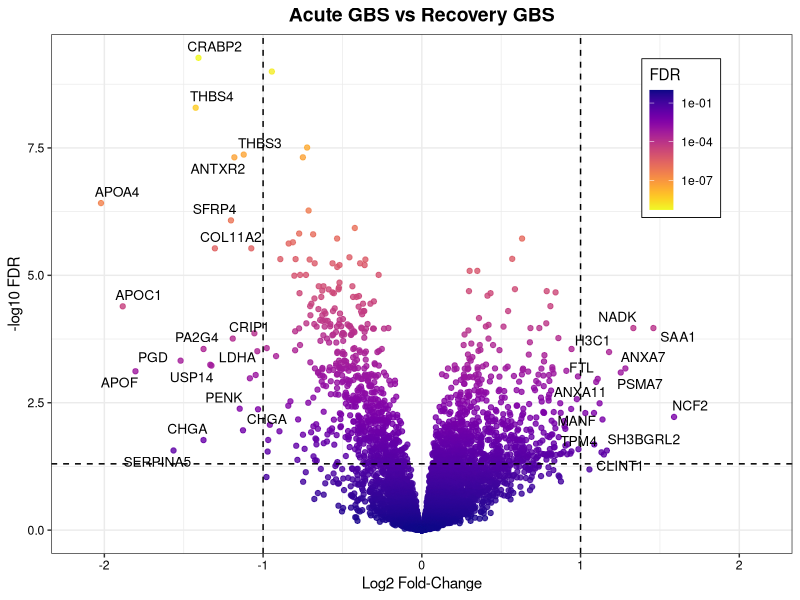
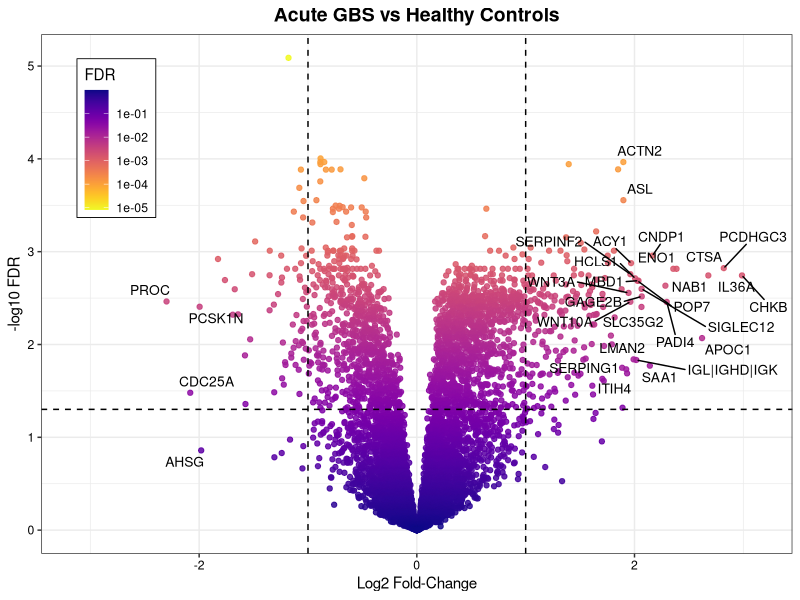
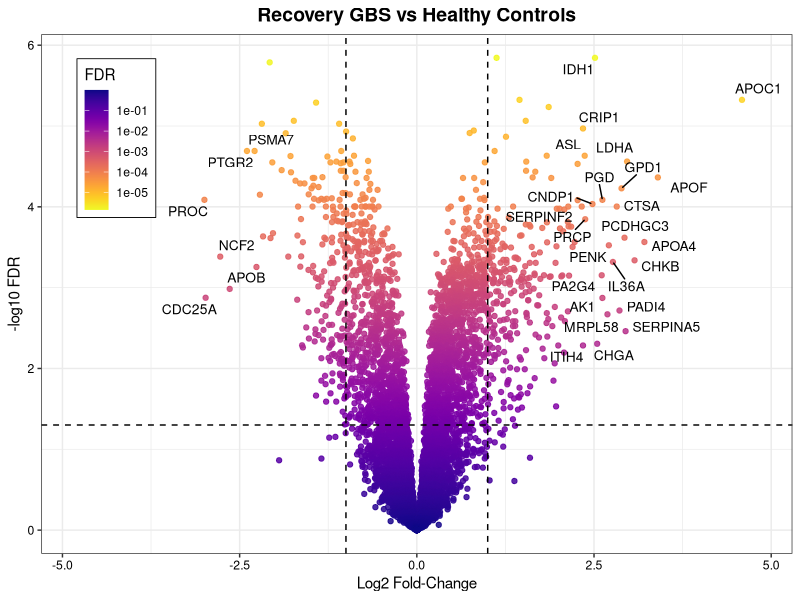

Generate these figures, in order, with R:
# ==============================================================================
# Script Name: 01_GBS_Limma_Analysis.R
# Description: Differential abundance analysis of Guillain-Barré Syndrome (GBS) 
#              proteomics data using limma. Includes:
#              1. Paired (Acute vs Recovery)
#              2. Covariate-adjusted (Acute vs Healthy Controls)
#              3. Covariate-adjusted (Recovery vs Healthy Controls)
# Input:       - Data/GBS_Proteomics_Raw_Github.csv
#              - Data/SomaScan_Protein_Dictionary_Github.csv 
# ==============================================================================

# Set seed for reproducible volcano plot label placement
set.seed(1234)

# Load required packages
library(dplyr)
library(limma)
library(writexl)
library(ggplot2)
library(ggrepel)
library(viridis)

# ==============================================================================
# 1. LOAD AND PREPARE DATA
# ==============================================================================

# Read the clean dataset and dictionary. 
gbs_proj <- read.csv("Data/GBS_Proteomics_Raw_Github.csv", check.names = FALSE)
dictionary <- read.csv("Data/SomaScan_Protein_Dictionary_Github.csv")

# Identify metadata and apply log2 transformation to protein columns
meta_cols <- c("SampleId", "baseline_hc", "baseline_remission", "matching_ID", "SampleType", "Group", "BaseID", "Age", "Sex")
prot_cols <- setdiff(colnames(gbs_proj), meta_cols)
gbs_proj[, prot_cols] <- log2(gbs_proj[, prot_cols])

# Global Thresholds
fdr_cut <- 0.05
lfc_cut <- 1  

# Note: Take into account that this will identidy differentially abundant aptamers, and there may be more than one aptamer per protein.

# ==============================================================================
# 2. ANALYSIS 1: Acute vs Recovery Guillain-Barré syndrome (paired)
# ==============================================================================

cat("\n--- Running Acute vs Recovery Analysis ---\n")

# 1) Subset to the two groups
dat_AR <- gbs_proj[gbs_proj$Group %in% c("GBS_Acute", "GBS_Recovery"), ]
dat_AR$Group <- droplevels(factor(dat_AR$Group, levels = c("GBS_Acute", "GBS_Recovery")))

# 2) Expression matrix: features (rows) × samples (cols)
expr_AR <- t(as.matrix(dat_AR[, prot_cols]))

# 3) Model design
design_AR <- model.matrix(~ 0 + Group, data = dat_AR)
colnames(design_AR) <- sub("^Group", "", colnames(design_AR))

# Identify paired samples via matching_ID
block_ids <- dat_AR$matching_ID

# 4) Estimate within-patient correlation and fit the linear model
corfit <- duplicateCorrelation(expr_AR, design_AR, block = block_ids)
fit_AR <- lmFit(expr_AR, design_AR, block = block_ids, correlation = corfit$consensus)
C_AR <- makeContrasts(GBS_Acute - GBS_Recovery, levels = design_AR)
fit2_AR <- contrasts.fit(fit_AR, C_AR)
fit2_AR <- eBayes(fit2_AR, trend = TRUE, robust = TRUE)
res_AR <- topTable(fit2_AR, number = Inf, adjust.method = "BH")

# 5) Annotate, reorder columns, save CSV
res_AR_annot <- res_AR %>%
  tibble::rownames_to_column("AptName") %>%
  left_join(dictionary, by = "AptName") %>%
  dplyr::select(Target, AptName, TargetFullName, EntrezGeneSymbol, UniProt, logFC, AveExpr, t, P.Value, adj.P.Val, B)

write.csv(res_AR_annot, "limma_acute_vs_recovery.csv", row.names = FALSE)

# 6) Count differentially abundant aptamers
sig_AR <- res_AR_annot %>% filter(adj.P.Val < fdr_cut & abs(logFC) >= lfc_cut)
cat("Acute vs Recovery -> Upregulated:", sum(sig_AR$logFC >= lfc_cut), 
    "| Downregulated:", sum(sig_AR$logFC <= -lfc_cut), 
    "| Total:", nrow(sig_AR), "\n")

# 7) Volcano Plot
df_AR <- res_AR_annot
df_AR$neg_log10_fdr <- -log10(pmax(df_AR$adj.P.Val, .Machine$double.xmin))
top_fc_AR <- df_AR[order(-abs(df_AR$logFC)), ][1:30, ]
x_limit_AR <- max(abs(df_AR$logFC), na.rm = TRUE) * 1.05

vp_AR <- ggplot(df_AR, aes(x = logFC, y = neg_log10_fdr)) +
  geom_point(aes(color = adj.P.Val), alpha = 0.8) +
  scale_color_viridis(option = "plasma", trans = "log10", direction = -1, name = "FDR") +
  scale_x_continuous(limits = c(-x_limit_AR, x_limit_AR)) +
  geom_vline(xintercept = c(-lfc_cut, lfc_cut), linetype = "dashed") +
  geom_hline(yintercept = -log10(fdr_cut), linetype = "dashed", color = "black") +
  labs(title = "Acute GBS vs Recovery GBS", x = "Log2 Fold-Change", y = "-log10 FDR") +
  theme_bw() +
  theme(
    plot.title = element_text(face = "bold", size = 14, hjust = 0.5),
    axis.title.x = element_text(hjust = 0.5),
    axis.title.y = element_text(hjust = 0.5),
    legend.position = "inside",
    legend.position.inside = c(0.85, 0.80),
    legend.background = element_rect(fill = "white", color = "black", linewidth = 0.3),
    axis.text = element_text(color = "black")
  ) +
  geom_text_repel(
    data = top_fc_AR,
    aes(label = ifelse(is.na(EntrezGeneSymbol) | EntrezGeneSymbol == "", AptName, EntrezGeneSymbol)),
    size = 3.5, max.overlaps = Inf
  )
print(vp_AR)


# ==============================================================================
# 3. ANALYSIS 2: Acute Guillain-Barré syndrome vs Healthy controls (Covariate-adjusted)
# ==============================================================================

cat("\n--- Running Acute vs Healthy Controls Analysis ---\n")

# 1) Subset to the two groups
dat_AC <- gbs_proj[gbs_proj$Group %in% c("GBS_Acute","Healthy_Control"), ]
dat_AC$Group <- droplevels(factor(dat_AC$Group, levels = c("GBS_Acute","Healthy_Control")))

# Ensure covariates are in the right form (Male baseline, Age numeric)
dat_AC$Sex <- droplevels(factor(dat_AC$Sex, levels = c("male","female")))
stopifnot(is.numeric(dat_AC$Age))

# 2) Expression matrix: features (rows) × samples (cols)
expr_AC <- t(as.matrix(dat_AC[, prot_cols]))

# 3) Design matrix (no intercept, covariates included)
design_AC <- model.matrix(~ 0 + Group + Age + Sex, data = dat_AC)
colnames(design_AC) <- sub("^Group", "", colnames(design_AC))

# 4) Fit limma model and contrast: Acute - Healthy
fit_AC <- lmFit(expr_AC, design_AC)
C_AC <- makeContrasts(GBS_Acute - Healthy_Control, levels = design_AC)
fit2_AC <- contrasts.fit(fit_AC, C_AC)
fit2_AC <- eBayes(fit2_AC, trend = TRUE, robust = TRUE)
res_AC <- topTable(fit2_AC, number = Inf, adjust.method = "BH")

# 5) Annotate, reorder columns, save CSV
res_AC_annot <- res_AC %>%
  tibble::rownames_to_column("AptName") %>%
  left_join(dictionary, by = "AptName") %>%
  dplyr::select(Target, AptName, TargetFullName, EntrezGeneSymbol, UniProt, logFC, AveExpr, t, P.Value, adj.P.Val, B)

write.csv(res_AC_annot, "limma_acute_vs_healthy.csv", row.names = FALSE)

# 6) Count differentially abundant aptamers
sig_AC <- res_AC_annot %>% filter(adj.P.Val < fdr_cut & abs(logFC) >= lfc_cut)
cat("Acute vs HC -> Upregulated:", sum(sig_AC$logFC >= lfc_cut), 
    "| Downregulated:", sum(sig_AC$logFC <= -lfc_cut), 
    "| Total:", nrow(sig_AC), "\n")

# 7) Volcano Plot
df_AC <- res_AC_annot
df_AC$neg_log10_fdr <- -log10(pmax(df_AC$adj.P.Val, .Machine$double.xmin))
top_fc_AC <- df_AC[order(-abs(df_AC$logFC)), ][1:30, ]
x_limit_AC <- max(abs(df_AC$logFC), na.rm = TRUE) * 1.05

vp_AC <- ggplot(df_AC, aes(x = logFC, y = neg_log10_fdr)) +
  geom_point(aes(color = adj.P.Val), alpha = 0.85) +
  scale_color_viridis(option = "plasma", trans = "log10", direction = -1, name = "FDR") +
  scale_x_continuous(limits = c(-x_limit_AC, x_limit_AC)) +
  geom_vline(xintercept = c(-lfc_cut, lfc_cut), linetype = "dashed") +
  geom_hline(yintercept = -log10(fdr_cut), linetype = "dashed", color = "black") +
  labs(title = "Acute GBS vs Healthy Controls", x = "Log2 Fold-Change", y = "-log10 FDR") +
  theme_bw() +
  theme(
    plot.title = element_text(face = "bold", size = 14, hjust = 0.5),
    axis.title.x = element_text(hjust = 0.5),
    axis.title.y = element_text(hjust = 0.5),
    legend.position = "inside",
    legend.position.inside = c(0.10, 0.80),
    legend.background = element_rect(fill = "white", color = "black", linewidth = 0.3),
    axis.text = element_text(color = "black")
  ) +
  geom_text_repel(
    data = top_fc_AC,
    aes(label = ifelse(is.na(EntrezGeneSymbol) | EntrezGeneSymbol == "", AptName, EntrezGeneSymbol)),
    size = 3.5, max.overlaps = Inf
  )
print(vp_AC)


# ==============================================================================
# 4. ANALYSIS 3: Recovery Guillain-Barré syndrome VS Healthy controls (covariate-adjusted)
# ==============================================================================

cat("\n--- Running Recovery vs Healthy Controls Analysis ---\n")

# 1) Subset to the two groups
dat_RC <- gbs_proj[gbs_proj$Group %in% c("GBS_Recovery","Healthy_Control"), ]
dat_RC$Group <- droplevels(factor(dat_RC$Group, levels = c("GBS_Recovery","Healthy_Control")))

# Ensure covariates are in the right form (male baseline, Age numeric)
dat_RC$Sex  <- droplevels(factor(dat_RC$Sex, levels = c("male","female")))
stopifnot(is.numeric(dat_RC$Age))

# 2) Expression matrix: features (rows) × samples (cols)
expr_RC <- t(as.matrix(dat_RC[, prot_cols])) 

# 3) Design matrix (no intercept, covariates included)
design_RC <- model.matrix(~ 0 + Group + Age + Sex, data = dat_RC)
colnames(design_RC) <- sub("^Group", "", colnames(design_RC))

# 4) Fit limma model and contrast: Recovery - Healthy
fit_RC <- lmFit(expr_RC, design_RC)
C_RC <- makeContrasts(GBS_Recovery - Healthy_Control, levels = design_RC)
fit2_RC <- contrasts.fit(fit_RC, C_RC)
fit2_RC <- eBayes(fit2_RC, trend = TRUE, robust = TRUE)
res_RC <- topTable(fit2_RC, number = Inf, adjust.method = "BH")

# 5) Annotate, reorder columns, save CSV
res_RC_annot <- res_RC %>%
  tibble::rownames_to_column("AptName") %>%
  left_join(dictionary, by = "AptName") %>%
  dplyr::select(Target, AptName, TargetFullName, EntrezGeneSymbol, UniProt, logFC, AveExpr, t, P.Value, adj.P.Val, B)

write.csv(res_RC_annot, file = "limma_recovery_vs_healthy.csv", row.names = FALSE)

# 6) Count differentially abundant aptamers
sig_RC <- res_RC_annot %>% filter(adj.P.Val < fdr_cut & abs(logFC) >= lfc_cut)
cat("Recovery vs HC -> Upregulated:", sum(sig_RC$logFC >= lfc_cut), 
    "| Downregulated:", sum(sig_RC$logFC <= -lfc_cut), 
    "| Total:", nrow(sig_RC), "\n")

# 7) Volcano Plot
df_RC <- res_RC_annot
df_RC$neg_log10_fdr <- -log10(pmax(df_RC$adj.P.Val, .Machine$double.xmin))
top_fc_RC <- df_RC[order(-abs(df_RC$logFC)), ][1:30, ]
x_limit_RC <- max(abs(df_RC$logFC), na.rm = TRUE) * 1.05

vp_RC <- ggplot(df_RC, aes(x = logFC, y = neg_log10_fdr)) +
  geom_point(aes(color = adj.P.Val), alpha = 0.85) +
  scale_color_viridis(option = "plasma", trans = "log10", direction = -1, name = "FDR") +
  scale_x_continuous(limits = c(-x_limit_RC, x_limit_RC)) +
  geom_vline(xintercept = c(-lfc_cut, lfc_cut), linetype = "dashed") +
  geom_hline(yintercept = -log10(fdr_cut), linetype = "dashed", color = "black") +
  labs(title = "Recovery GBS vs Healthy Controls", x = "Log2 Fold-Change", y = "-log10 FDR") +
  theme_bw() +
  theme(
    plot.title = element_text(face = "bold", size = 14, hjust = 0.5),
    axis.title.x = element_text(hjust = 0.5),
    axis.title.y = element_text(hjust = 0.5),
    legend.position = "inside",
    legend.position.inside = c(0.10, 0.80), 
    legend.background = element_rect(fill = "white", color = "black", linewidth = 0.3),
    axis.text = element_text(color = "black")
  ) +
  geom_text_repel(
    data = top_fc_RC,
    aes(label = ifelse(is.na(EntrezGeneSymbol) | EntrezGeneSymbol == "", AptName, EntrezGeneSymbol)),
    size = 3.5, max.overlaps = Inf
  )
print(vp_RC)
